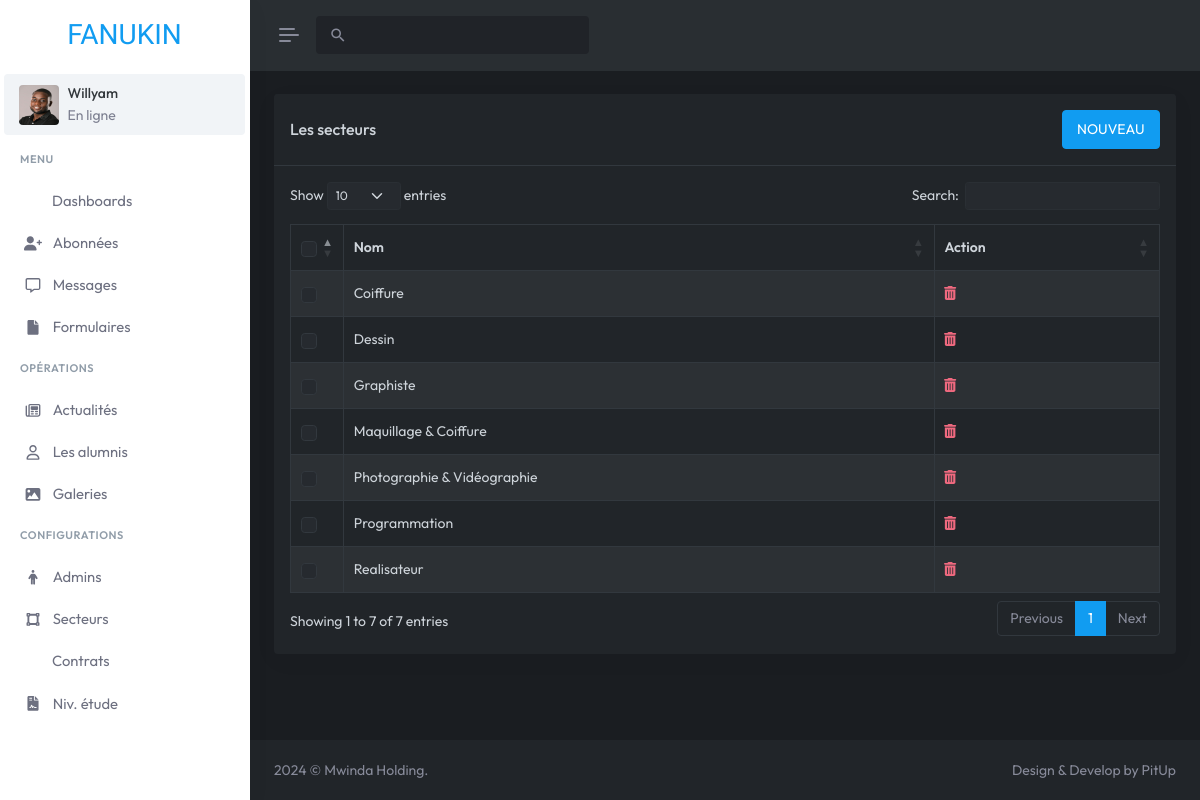
/admins/sectors.php (signed in), run on the app's committed database.
### tables this page shows
CREATE TABLE IF NOT EXISTS `tb_secteur` (
  `id` int NOT NULL AUTO_INCREMENT,
  `designation` text,
  `icon` text,
  `status` tinyint DEFAULT '0',
  PRIMARY KEY (`id`)
);

### admins/models/call/secteur/getList.php (called while the page is built, shortened)
<?php
require 'models/class/SecteurHydrate.php';
$db = db();
$manager = new SecteurHydrate($db);
$listAll = $manager->getList();

### admins/models/class/SecteurHydrate.php (called while the page is built, shortened)
<?php
class SecteurHydrate
{
	private $db;
	public function getList()
	{
		$q = $this->db->query('SELECT * FROM tb_secteur ORDER BY designation');
		return $q;
	}
	public function setDb(PDO $db)
	{
		$this->db = $db;
	}
}

### admins/sectors.php (the view, shortened to what this page needs)
<!DOCTYPE html>
<html
    lang="en"
    data-layout="vertical"
    data-topbar="light"
    data-sidebar="light"
    data-bs-theme="dark"
    data-sidebar-size="lg"
    data-sidebar-image="none"
    data-preloader="disable"
    data-theme="vintage"
    data-theme-colors="default"
    data-sidebar-user-show
>
    <head>
        <link href="assets/css/bootstrap.min.css" rel="stylesheet" type="text/css" />
        <link href="assets/css/icons.min.css" rel="stylesheet" type="text/css" />
        <link href="assets/css/app.min.css" rel="stylesheet" type="text/css" />
        <link href="assets/css/custom.min.css" rel="stylesheet" type="text/css" />
        <link rel="stylesheet" href="https://cdnjs.cloudflare.com/ajax/libs/MaterialDesign-Webfont/6.5.95/css/materialdesignicons.min.css" />
        <link
            rel="stylesheet"
            href="https://cdnjs.cloudflare.com/ajax/libs/MaterialDesign-Webfont/6.5.95/css/materialdesignicons.css
            "
        />
        <link rel="stylesheet" href="https://cdnjs.cloudflare.com/ajax/libs/MaterialDesign-Webfont/6.5.95/css/materialdesignicons.css.map" />
        <link rel="stylesheet" href="https://cdnjs.cloudflare.com/ajax/libs/MaterialDesign-Webfont/6.5.95/css/materialdesignicons.min.css.map" />
        <link rel="stylesheet" type="text/css" href="https://cdnjs.cloudflare.com/ajax/libs/font-awesome/6.0.0-beta3/css/all.min.css" />
        <link rel="stylesheet" type="text/css" href="https://cdnjs.cloudflare.com/ajax/libs/font-awesome/6.0.0-beta3/css/fontawesome.min.css" />
        <link rel="stylesheet" href="https://cdn.datatables.net/1.11.5/css/dataTables.bootstrap5.min.css" />
        <link rel="stylesheet" href="https://cdn.datatables.net/responsive/2.2.9/css/responsive.bootstrap.min.css" />
        <link rel="stylesheet" href="https://cdn.datatables.net/buttons/2.2.2/css/buttons.dataTables.min.css" />
    </head>
    <body>
        <div id="layout-wrapper">
            <?php require 'views/header.php'; ?>
            <?php require 'views/nav.php'; ?>
            <div class="main-content">
                <div class="page-content">
                    <div class="container-fluid">
                        <div class="row">
                            <div class="col-lg-12">
                                <div class="card">
                                    <div class="card-header d-flex align-items-center justify-content-between">
                                        <h5 class="card-title mb-0">Les secteurs</h5>
                                        <button class="btn btn-primary" data-bs-toggle="modal" data-bs-target="#dépôts">NOUVEAU</button>
                                    </div>
                                    <div class="card-body">
                                        <table id="example" class="table table-bordered dt-responsive nowrap table-striped align-middle" style="width: 100%;">
                                            <thead>
                                                <tr>
                                                    <th scope="col" style="width: 10px;">
                                                        <div class="form-check">
                                                            <input class="form-check-input fs-15" type="checkbox" id="checkAll" value="option" />
                                                        </div>
                                                    </th>
                                                    <th data-ordering="false">Nom</th>
                                                    <th data-ordering="false">Action</th>
                                                </tr>
                                            </thead>
                                            <tbody>
                                                <?php
                                                    require 'models/call/secteur/getList.php';
                                                    while ($res = $listAll->fetch(PDO::FETCH_OBJ)) {
                                                ?>
                                                    <tr>
                                                        <th scope="row">
                                                            <div class="form-check">
                                                                <input class="form-check-input fs-15" type="checkbox" name="checkAll" value="option1" />
                                                            </div>
                                                        </th>
                                                        <td><?= $res->designation ?></td>
                                                        <td>
                                                            <a href="models/call/secteur/delete.php?id=<?= $res->id ?>">
                                                                <i class="fa-solid fa-trash-can text-danger"></i>
                                                            </a>
                                                        </td>
                                                    </tr>
                                                <?php }$listAll->closeCursor(); ?>
                                            </tbody>
                                        </table>
                                    </div>
                                </div>
                            </div>
                        </div>
                    </div>
                </div>
                <?php require 'views/footer.php'; ?>
            </div>
        </div>
    </body>
</html>

### data on the page
tb_secteur: designation "Coiffure"
tb_secteur: designation "Dessin"
tb_secteur: designation "Graphiste"
tb_secteur: designation "Maquillage & Coiffure"
tb_secteur: designation "Photographie & Vidéographie"
tb_secteur: designation "Programmation"
tb_secteur: designation "Realisateur"

### other printed values
$_SESSION['nom'] "Willyam"
